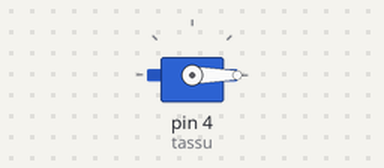
Bench run of a sketch on a simulated Arduino Uno, built with avr-gcc and run on an emulated ATmega328P. On the bench: servo.

Above: at 0.05 s.
At 4.0 s:
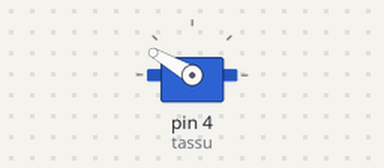
Timing chart, 0 to 5.2 s (numbered marks = the images above):
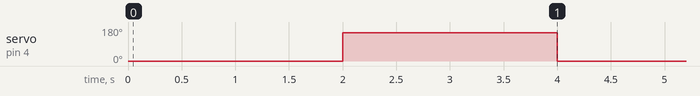

The sketch:

vilkutus.ino
```cpp
#include <Servo.h>

Servo tassu;

void setup()
{
  tassu.attach(4);
}

void loop()
{
  tassu.write(0);
  delay(2000);
  tassu.write(150);
  delay(2000);
}
```

Measured:
- by itself, servo on pin 4 (tassu): alternates 150° for 2.0 s and 0° for 2.0 s
